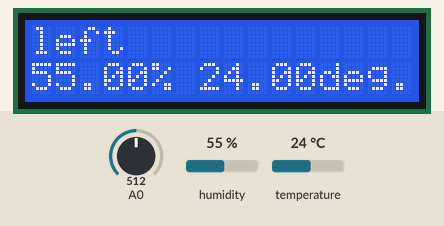
The sketch below on a simulated Arduino Uno, built with avr-gcc and run on an emulated ATmega328P. On the bench: 16×2 character LCD. Wiring (inferred from the names in the program): DHT22 sensor: data pin 13. Inputs (shaded band) come from the test bench; at power-on: A0 = 512, humidity 55 %, temperature 24 °C.

Above: at 1.2 s.
1.3 s: A0 set to 716
At 2.5 s:
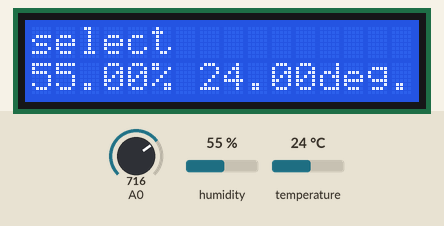
2.8 s: A0 set to 900
At 4.1 s:
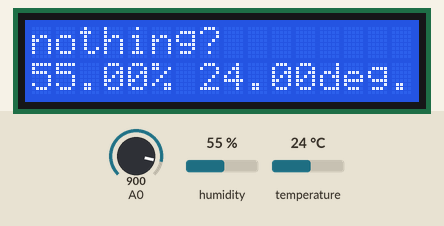
4.5 s: A0 set to 306
At 4.9 s:
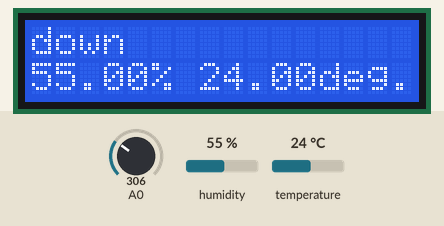
6.0 s: A0 set to 122
At 7.4 s:
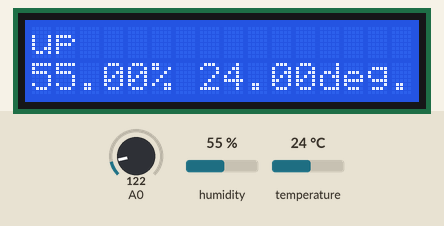
7.7 s: A0 set to 0
At 8.5 s:
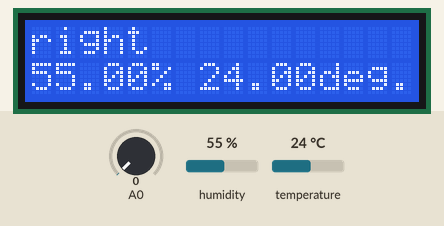
9.2 s: A0 set to 511
At 10.1 s:
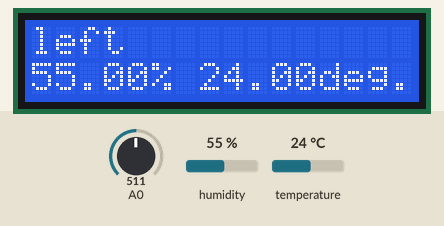
Timing chart, 0 to 11.9 s (numbered marks = the images above; inputs shaded):
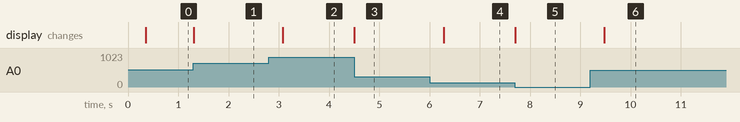

The sketch:

greenhouse.ino
```cpp
#include <LiquidCrystal.h>

#include <DHT.h>
#define DHTPIN 13    // modify to the pin we connected

#define DHTTYPE DHT21   // AM2301
DHT dht(DHTPIN, DHTTYPE);

// custom stuff.
byte smiley[8] = {
  B00000,
  B00000,
  B01010,
  B00000,
  B10001,
  B01110,
  B00000,
};

int readkey;

// Button impediance values
#define rightButton 0
#define upButton 131
#define downButton 305
#define leftButton 478
#define selectButton 720
#define noButton 1023

int buttonPressedThisLoop;
int buttonPressedLastLoop;


// initialize the library with the numbers of the interface pins
LiquidCrystal lcd(8, 9, 4, 5, 6, 7);

void setup() {

  dht.begin();

  // set up special characters
  lcd.createChar(0, smiley);

  // set up the LCD's number of columns and rows:
  lcd.begin(16, 2);

  lcd.write("abcdefghijklmnopqrstuvwxyz");
  lcd.home();
  lcd.write("123");
  lcd.setCursor(0, 1);
  lcd.print("73%");
  lcd.write(byte(0));
  lcd.print(byte(0));


/*
  delay(2000);
  lcd.noDisplay();
  delay(2000);
  lcd.display();
  lcd.clear();
  lcd.write(byte(0));
*/

}

void loop() {

  buttonPressedThisLoop = readButtons();
  if(buttonPressedThisLoop == buttonPressedLastLoop) {
    return;
  }
  buttonPressedLastLoop = buttonPressedThisLoop;

  float h = dht.readHumidity();
  float t = dht.readTemperature();
  lcd.clear();

  switch (buttonPressedThisLoop) {
    case leftButton:
      lcd.print("left");
      break;
    case rightButton:
      lcd.print("right");
      break;
    case upButton:
      lcd.print("up");
      break;
    case downButton:
      lcd.print("down");
      break;
    case selectButton:
      lcd.print("select");
      break;
    default:
      lcd.print("nothing?");
      break;
  }

  lcd.setCursor(0, 1);
  if (isnan(t) || isnan(h))
  {
    lcd.print("(no readings)");
    return;
  }
  lcd.print(h);
  lcd.print("% ");
  lcd.print(t);
  lcd.print("deg.");
}

int readButtons() {
  readkey = analogRead(0);

  if (readkey < rightButton + 75) {
    return rightButton;
  }
  if (readkey < upButton + 75) {
    return upButton;
  }
  if (readkey < downButton + 75) {
    return downButton;
  }
  if (readkey < leftButton + 75) {
    return leftButton;
  }
  if (readkey < selectButton + 75) {
    return selectButton;
  }

  return noButton;
}
/*
 *  chamber 1
 *    humidity
 *      history
 *      settings
 *    temperature
 *    oxygen
 *
 *   [xxxxxxxxxxxxxxxx]
 *   [[C1] C2 C3 C4   ]
 *   [C1 [C2] C3 C4   ]
 *   [C1 C2 [C3] C4   ]
 *   [84" 72%
 */


void display() {

}


/* NOTES

The docs can be found here:
https://www.arduino.cc/en/Reference/LiquidCrystal


POSITIONING THE CURSOR
  lcd.clear()  // clears the display and positions cursor at top left.
  lcd.home()   // send cursor to top left.
  lcd.setCursor(col, row)  // zero indexed, of course.


PRINTING STUFF
  lcd.write("abc")  // writes text or other data to that spot.
  lcd.print("abc")  // only works with text.

CUSTOM CHARACTERS
  you can only have 8 custom characters, with indexes 0-7
  byte smiley[8] = {
    B00000,
    B01010,
    B00000,
    B00000,
    B10001,
    B01110,
    B00000,
  };
  lcd.createChar(0, smiley);
  lcd.write(byte(0));


SCROLLING THE DISPLAY
  lcd.scrollDisplayLeft()    // one character left
  lcd.scrollDisplayRight()   // one character right


DISPLAYING THE CURSOR
  a blinking square cursor
    lcd.blink()
    lcd.noBlink()
  a non-blinking underine cursor
    lcd.cursor()
    lcd.noCursor()


*/
```

Measured:
- after the input at 1.3 s, the display: changes at once (image 1)
- after the input at 2.8 s, the display: changes after 0.28 s (image 2)
- after the input at 4.5 s, the display: changes at once (image 3)
- after the input at 6.0 s, the display: changes after 0.28 s (image 4)
- after the input at 7.7 s, the display: changes at once (image 5)
- after the input at 9.2 s, the display: changes after 0.28 s (image 6)
